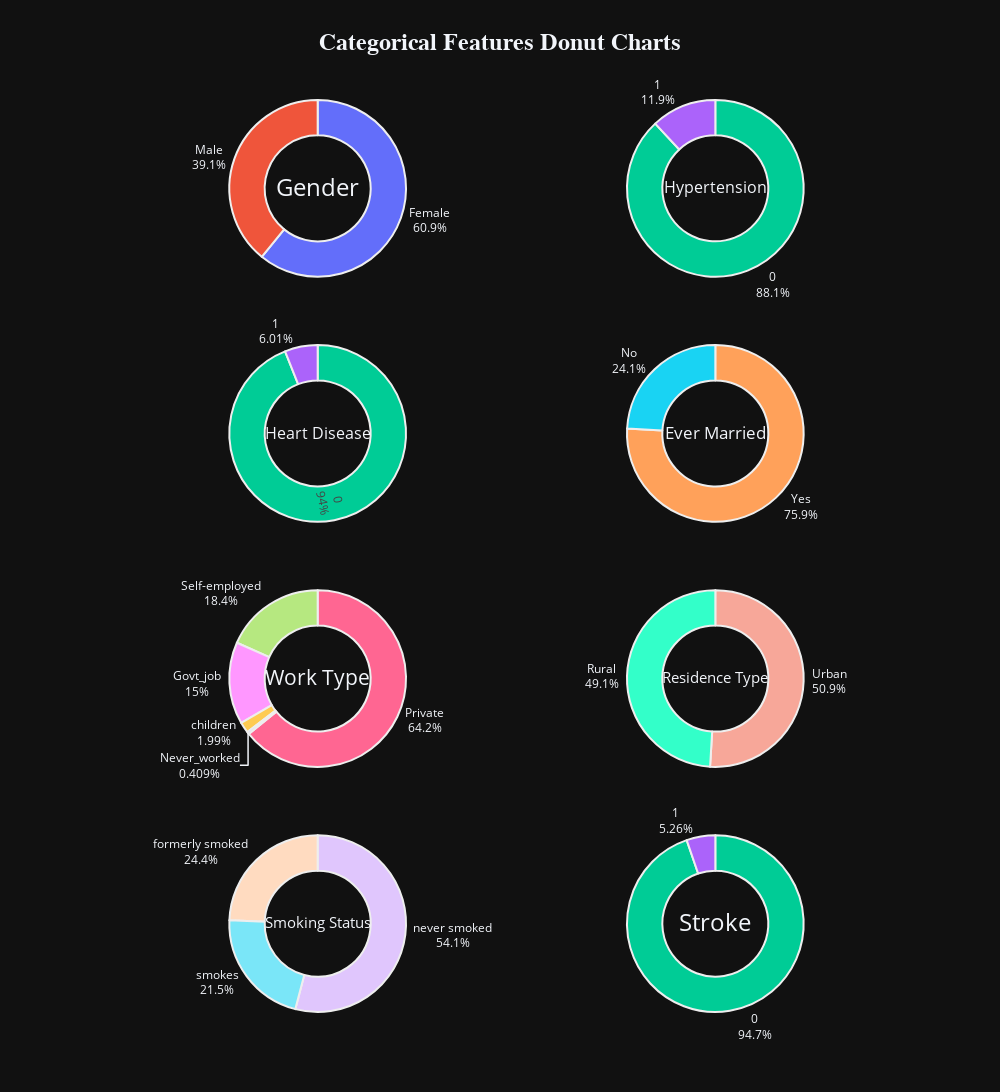

Here is the notebook cell this chart was saved with:
### Code cell
gender_count = df.groupby(['gender']).size().reset_index().rename(columns={0: 'count'})
hypertension_count = df.groupby(['hypertension']).size().reset_index().rename(columns={0: 'count'})
heart_disease_count = df.groupby(['heart_disease']).size().reset_index().rename(columns={0: 'count'})
ever_married_count = df.groupby(['ever_married']).size().reset_index().rename(columns={0: 'count'})
work_type_count = df.groupby(['work_type']).size().reset_index().rename(columns={0: 'count'})
residence_type_count = df.groupby(['Residence_type']).size().reset_index().rename(columns={0: 'count'})
smoking_status_count = df.groupby(['smoking_status']).size().reset_index().rename(columns={0: 'count'})
stroke_count = df.groupby(['stroke']).size().reset_index().rename(columns={0: 'count'})

fig = make_subplots(rows=4, cols=2,
                    specs=[[{'type':'domain'}, {'type':'domain'}],
                           [{'type':'domain'}, {'type':'domain'}],
                           [{'type':'domain'}, {'type':'domain'}],
                           [{'type':'domain'}, {'type':'domain'}]
                          ])

## Gender Donut Chart
fig.add_trace(
    go.Pie(
        labels=gender_count['gender'],
        values=gender_count['count'],
        hole=.6,
        title='Gender',
        titlefont={'color':None, 'size': 24},       
        ),
    row=1,col=1
    )

## hypertension Donut Chart
fig.add_trace(
    go.Pie(
        labels=hypertension_count['hypertension'],
        values=hypertension_count['count'],
        hole=.6,
        title='Hypertension',
        titlefont={'color':None, 'size': 24},
        ),
    row=1,col=2
    )

## heart_disease Donut Chart
fig.add_trace(
    go.Pie(
        labels=heart_disease_count['heart_disease'],
        values=heart_disease_count['count'],
        hole=.6,
        title='Heart Disease',
        titlefont={'color':None, 'size': 24},
        ),
    row=2,col=1
    )


## ever_married Donut Chart
fig.add_trace(
    go.Pie(
        labels=ever_married_count['ever_married'],
        values=ever_married_count['count'],
        hole=.6,
        title='Ever Married',
        titlefont={'color':None, 'size': 24},
        ),
    row=2,col=2
    )

## work_type Donut Chart
fig.add_trace(
    go.Pie(
        labels=work_type_count['work_type'],
        values=work_type_count['count'],
        hole=.6,
        title='Work Type',
        titlefont={'color':None, 'size': 24},
        ),
    row=3,col=1
    )

## residence_type Donut Chart
fig.add_trace(
    go.Pie(
        labels=residence_type_count['Residence_type'],
        values=residence_type_count['count'],
        hole=.6,
        title='Residence Type',
        titlefont={'color':None, 'size': 24},
        ),
    row=3,col=2
    )

## smoking_status Donut Chart
fig.add_trace(
    go.Pie(
        labels=smoking_status_count['smoking_status'],
        values=smoking_status_count['count'],
        hole=.6,
        title='Smoking Status',
        titlefont={'color':None, 'size': 24},
        ),
    row=4,col=1
    )

## stroke Donut Chart
fig.add_trace(
    go.Pie(
        labels=stroke_count['stroke'],
        values=stroke_count['count'],
        hole=.6,
        title='Stroke',
        titlefont={'color':None, 'size': 24},
        ),
    row=4,col=2
    )

fig.update_traces(
    hoverinfo='label+value',
    textinfo='label+percent',
    textfont_size=12,
    marker=dict(
#         colors=theme_colors,
        line=dict(color='#EEEEEE',
                  width=2)
        )
    )


fig.layout.update(title="<b> Categorical Features Donut Charts <b>",
                  titlefont={'color':None, 'size': 24, 'family': 'Courier New'},
                  showlegend=False, 
                  height=1200, 
                  width=1000,
                  template='plotly_dark',
                  title_x=0.5
                  )
a=fig.show()
a

### Figure 1 — Plotly figure (JSON) as saved in the notebook; plotly's stock layout.template omitted (floating-point values rounded to 4 significant figures)
{"data": [{"domain": {"x": [0, 0.45], "y": [0.8063, 1]}, "hole": 0.6, "hoverinfo": "label+value", "labels": ["Female", "Male"], "marker": {"line": {"color": "#EEEEEE", "width": 2}}, "textfont": {"size": 12}, "textinfo": "label+percent", "title": {"font": {"size": 24}, "text": "Gender"}, "type": "pie", "values": [2086, 1339]}, {"domain": {"x": [0.55, 1], "y": [0.8063, 1]}, "hole": 0.6, "hoverinfo": "label+value", "labels": [0, 1], "marker": {"line": {"color": "#EEEEEE", "width": 2}}, "textfont": {"size": 12}, "textinfo": "label+percent", "title": {"font": {"size": 24}, "text": "Hypertension"}, "type": "pie", "values": [3017, 408]}, {"domain": {"x": [0, 0.45], "y": [0.5375, 0.7312]}, "hole": 0.6, "hoverinfo": "label+value", "labels": [0, 1], "marker": {"line": {"color": "#EEEEEE", "width": 2}}, "textfont": {"size": 12}, "textinfo": "label+percent", "title": {"font": {"size": 24}, "text": "Heart Disease"}, "type": "pie", "values": [3219, 206]}, {"domain": {"x": [0.55, 1], "y": [0.5375, 0.7312]}, "hole": 0.6, "hoverinfo": "label+value", "labels": ["No", "Yes"], "marker": {"line": {"color": "#EEEEEE", "width": 2}}, "textfont": {"size": 12}, "textinfo": "label+percent", "title": {"font": {"size": 24}, "text": "Ever Married"}, "type": "pie", "values": [826, 2599]}, {"domain": {"x": [0, 0.45], "y": [0.2687, 0.4625]}, "hole": 0.6, "hoverinfo": "label+value", "labels": ["Govt_job", "Never_worked", "Private", "Self-employed", "children"], "marker": {"line": {"color": "#EEEEEE", "width": 2}}, "textfont": {"size": 12}, "textinfo": "label+percent", "title": {"font": {"size": 24}, "text": "Work Type"}, "type": "pie", "values": [514, 14, 2200, 629, 68]}, {"domain": {"x": [0.55, 1], "y": [0.2687, 0.4625]}, "hole": 0.6, "hoverinfo": "label+value", "labels": ["Rural", "Urban"], "marker": {"line": {"color": "#EEEEEE", "width": 2}}, "textfont": {"size": 12}, "textinfo": "label+percent", "title": {"font": {"size": 24}, "text": "Residence Type"}, "type": "pie", "values": [1680, 1745]}, {"domain": {"x": [0, 0.45], "y": [0, 0.1938]}, "hole": 0.6, "hoverinfo": "label+value", "labels": ["formerly smoked", "never smoked", "smokes"], "marker": {"line": {"color": "#EEEEEE", "width": 2}}, "textfont": {"size": 12}, "textinfo": "label+percent", "title": {"font": {"size": 24}, "text": "Smoking Status"}, "type": "pie", "values": [836, 1852, 737]}, {"domain": {"x": [0.55, 1], "y": [0, 0.1938]}, "hole": 0.6, "hoverinfo": "label+value", "labels": [0, 1], "marker": {"line": {"color": "#EEEEEE", "width": 2}}, "textfont": {"size": 12}, "textinfo": "label+percent", "title": {"font": {"size": 24}, "text": "Stroke"}, "type": "pie", "values": [3245, 180]}], "layout": {"height": 1200, "showlegend": false, "title": {"font": {"family": "Courier New", "size": 24}, "text": "<b> Categorical Features Donut Charts <b>", "x": 0.5}, "width": 1000}}
